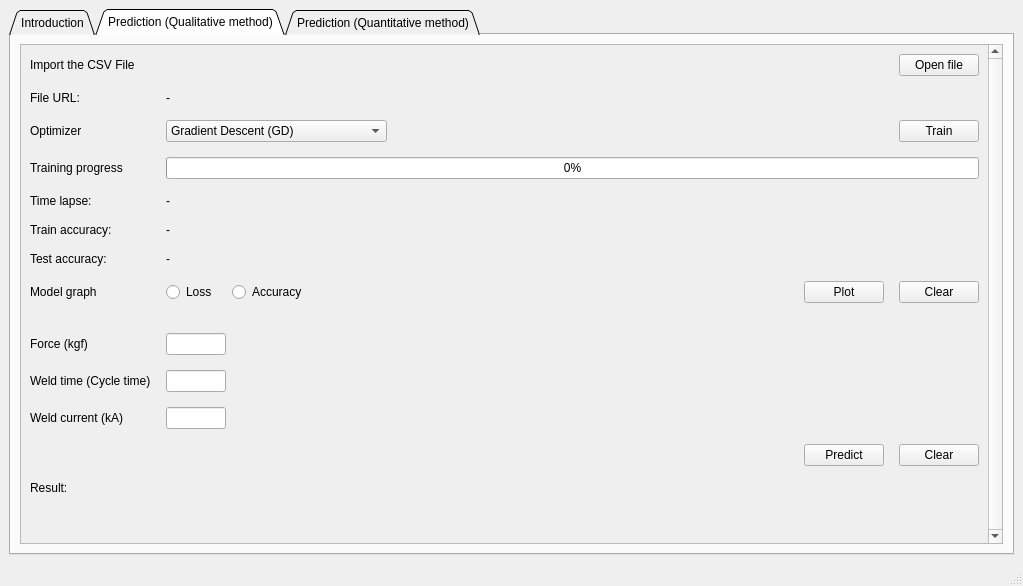
<?xml version="1.0" encoding="UTF-8"?>
<ui version="4.0">
 <class>MainWindow</class>
 <widget class="QMainWindow" name="MainWindow">
  <property name="geometry">
   <rect>
    <x>0</x>
    <y>0</y>
    <width>1023</width>
    <height>586</height>
   </rect>
  </property>
  <property name="windowTitle">
   <string>ANN For Resistance Spot Welding</string>
  </property>
  <widget class="QWidget" name="centralwidget">
   <layout class="QGridLayout" name="gridLayout">
    <item row="0" column="0">
     <widget class="QTabWidget" name="tabWidget">
      <property name="tabShape">
       <enum>QTabWidget::Triangular</enum>
      </property>
      <property name="currentIndex">
       <number>1</number>
      </property>
      <widget class="QWidget" name="tab">
       <attribute name="title">
        <string>Introduction</string>
       </attribute>
       <layout class="QVBoxLayout" name="verticalLayout">
        <item>
         <widget class="QLabel" name="label">
          <property name="text">
           <string/>
          </property>
          <property name="pixmap">
           <pixmap resource="../2tabs ANN for Resistance Spot Welding/rsc.qrc">:/newPrefix/cropped-SMRI-logo-6.jpeg</pixmap>
          </property>
          <property name="scaledContents">
           <bool>true</bool>
          </property>
          <property name="alignment">
           <set>Qt::AlignCenter</set>
          </property>
         </widget>
        </item>
        <item>
         <widget class="QLabel" name="label_2">
          <property name="text">
           <string>&lt;html&gt;&lt;head/&gt;&lt;body&gt;&lt;p align=&quot;center&quot;&gt;&lt;span style=&quot; font-family:'Times New Roman,serif'; font-size:18pt; font-weight:600;&quot;&gt;APPLICATION OF ARTIFICIAL NEURAL NETWORK(ANN) USING PYTHON LANGUAGE&lt;/span&gt;&lt;/p&gt;&lt;p align=&quot;center&quot;&gt;&lt;span style=&quot; font-family:'Times New Roman,serif'; font-size:18pt; font-weight:600;&quot;&gt;MANUFACTURING RESEARCH FIELD: RESISTANCE SPOT WELDING&lt;/span&gt;&lt;/p&gt;&lt;p align=&quot;center&quot;&gt;&lt;span style=&quot; font-family:'Times New Roman,serif'; font-size:18pt; font-weight:600;&quot;&gt;(QUALITATIVE &amp;amp; QUANTITATIVE METHOD) &lt;/span&gt;&lt;/p&gt;&lt;/body&gt;&lt;/html&gt;</string>
          </property>
          <property name="alignment">
           <set>Qt::AlignCenter</set>
          </property>
         </widget>
        </item>
        <item>
         <widget class="QLabel" name="label_3">
          <property name="text">
           <string>&lt;html&gt;&lt;head/&gt;&lt;body&gt;&lt;p align=&quot;center&quot;&gt;&lt;span style=&quot; font-family:'Times New Roman,serif'; font-size:18pt; font-weight:600;&quot;&gt;DEVELOPED BY:&lt;/span&gt;&lt;/p&gt;&lt;p align=&quot;center&quot;&gt;&lt;span style=&quot; font-family:'Times New Roman,serif'; font-size:18pt; font-weight:600;&quot;&gt;PROF. IR. TS. DR-ING. YUPITER HP MANURUNG&lt;/span&gt;&lt;/p&gt;&lt;p align=&quot;center&quot;&gt;&lt;span style=&quot; font-family:'Times New Roman,serif'; font-size:18pt; font-weight:600;&quot;&gt;TS. DR. SUHAILA ABD HALIM&lt;/span&gt;&lt;/p&gt;&lt;p align=&quot;center&quot;&gt;&lt;span style=&quot; font-family:'Times New Roman,serif'; font-size:18pt; font-weight:600;&quot;&gt;ALIF HAIKAL&lt;/span&gt;&lt;/p&gt;&lt;p align=&quot;center&quot;&gt;&lt;span style=&quot; font-family:'Times New Roman,serif'; font-size:18pt; font-weight:600;&quot;&gt;MOHAMAD ZAFRI&lt;/span&gt;&lt;/p&gt;&lt;/body&gt;&lt;/html&gt;</string>
          </property>
          <property name="alignment">
           <set>Qt::AlignCenter</set>
          </property>
         </widget>
        </item>
       </layout>
      </widget>
      <widget class="QWidget" name="Tab2">
       <attribute name="title">
        <string>Prediction (Qualitative method)</string>
       </attribute>
       <layout class="QGridLayout" name="gridLayout_2">
        <item row="0" column="0">
         <widget class="QScrollArea" name="scrollArea">
          <property name="verticalScrollBarPolicy">
           <enum>Qt::ScrollBarAlwaysOn</enum>
          </property>
          <property name="widgetResizable">
           <bool>true</bool>
          </property>
          <widget class="QWidget" name="scrollAreaWidgetContents">
           <property name="geometry">
            <rect>
             <x>0</x>
             <y>0</y>
             <width>962</width>
             <height>508</height>
            </rect>
           </property>
           <layout class="QGridLayout" name="gridLayout_3">
            <item row="0" column="0">
             <layout class="QFormLayout" name="formLayout">
              <property name="horizontalSpacing">
               <number>15</number>
              </property>
              <property name="verticalSpacing">
               <number>15</number>
              </property>
              <item row="0" column="0">
               <widget class="QLabel" name="label_4">
                <property name="text">
                 <string>Import the CSV File</string>
                </property>
               </widget>
              </item>
              <item row="0" column="1">
               <layout class="QHBoxLayout" name="horizontalLayout">
                <item>
                 <spacer name="horizontalSpacer">
                  <property name="orientation">
                   <enum>Qt::Horizontal</enum>
                  </property>
                  <property name="sizeHint" stdset="0">
                   <size>
                    <width>40</width>
                    <height>20</height>
                   </size>
                  </property>
                 </spacer>
                </item>
                <item>
                 <widget class="QPushButton" name="pushButton">
                  <property name="text">
                   <string>Open file</string>
                  </property>
                 </widget>
                </item>
               </layout>
              </item>
              <item row="1" column="0">
               <widget class="QLabel" name="label_5">
                <property name="text">
                 <string>File URL:</string>
                </property>
               </widget>
              </item>
              <item row="1" column="1">
               <widget class="QLabel" name="label_6">
                <property name="text">
                 <string>-</string>
                </property>
               </widget>
              </item>
              <item row="2" column="0">
               <widget class="QLabel" name="label_7">
                <property name="text">
                 <string>Optimizer</string>
                </property>
               </widget>
              </item>
              <item row="2" column="1">
               <layout class="QHBoxLayout" name="horizontalLayout_2">
                <item>
                 <widget class="QComboBox" name="comboBox">
                  <item>
                   <property name="text">
                    <string>Gradient Descent (GD)</string>
                   </property>
                  </item>
                  <item>
                   <property name="text">
                    <string>Stochastic Gradient Descent (SGD)</string>
                   </property>
                  </item>
                  <item>
                   <property name="text">
                    <string>Lavenberg Marquardt (LM)</string>
                   </property>
                  </item>
                 </widget>
                </item>
                <item>
                 <spacer name="horizontalSpacer_2">
                  <property name="orientation">
                   <enum>Qt::Horizontal</enum>
                  </property>
                  <property name="sizeHint" stdset="0">
                   <size>
                    <width>40</width>
                    <height>20</height>
                   </size>
                  </property>
                 </spacer>
                </item>
                <item>
                 <widget class="QPushButton" name="pushButton_2">
                  <property name="text">
                   <string>Train</string>
                  </property>
                 </widget>
                </item>
               </layout>
              </item>
              <item row="3" column="0">
               <widget class="QLabel" name="label_8">
                <property name="text">
                 <string>Training progress</string>
                </property>
               </widget>
              </item>
              <item row="3" column="1">
               <widget class="QProgressBar" name="progressBar">
                <property name="value">
                 <number>0</number>
                </property>
               </widget>
              </item>
              <item row="4" column="0">
               <widget class="QLabel" name="label_9">
                <property name="text">
                 <string>Time lapse:</string>
                </property>
               </widget>
              </item>
              <item row="4" column="1">
               <widget class="QLabel" name="label_14">
                <property name="text">
                 <string>-</string>
                </property>
               </widget>
              </item>
              <item row="5" column="0">
               <widget class="QLabel" name="label_10">
                <property name="text">
                 <string>Train accuracy:</string>
                </property>
               </widget>
              </item>
              <item row="5" column="1">
               <widget class="QLabel" name="label_15">
                <property name="text">
                 <string>-</string>
                </property>
               </widget>
              </item>
              <item row="6" column="0">
               <widget class="QLabel" name="label_11">
                <property name="text">
                 <string>Test accuracy:</string>
                </property>
               </widget>
              </item>
              <item row="6" column="1">
               <widget class="QLabel" name="label_16">
                <property name="text">
                 <string>-</string>
                </property>
               </widget>
              </item>
              <item row="7" column="0">
               <widget class="QLabel" name="label_13">
                <property name="text">
                 <string>Model graph</string>
                </property>
               </widget>
              </item>
              <item row="7" column="1">
               <layout class="QHBoxLayout" name="horizontalLayout_3">
                <item>
                 <widget class="QRadioButton" name="radioButton_2">
                  <property name="text">
                   <string>Loss</string>
                  </property>
                 </widget>
                </item>
                <item>
                 <widget class="QRadioButton" name="radioButton">
                  <property name="text">
                   <string>Accuracy</string>
                  </property>
                 </widget>
                </item>
                <item>
                 <spacer name="horizontalSpacer_3">
                  <property name="orientation">
                   <enum>Qt::Horizontal</enum>
                  </property>
                  <property name="sizeHint" stdset="0">
                   <size>
                    <width>40</width>
                    <height>20</height>
                   </size>
                  </property>
                 </spacer>
                </item>
                <item>
                 <widget class="QPushButton" name="pushButton_4">
                  <property name="text">
                   <string>Plot</string>
                  </property>
                 </widget>
                </item>
                <item>
                 <widget class="QPushButton" name="pushButton_3">
                  <property name="text">
                   <string>Clear</string>
                  </property>
                 </widget>
                </item>
               </layout>
              </item>
              <item row="8" column="1">
               <widget class="QWidget" name="widget" native="true"/>
              </item>
              <item row="9" column="0">
               <widget class="QLabel" name="label_17">
                <property name="text">
                 <string>Force (kgf)</string>
                </property>
               </widget>
              </item>
              <item row="9" column="1">
               <layout class="QHBoxLayout" name="horizontalLayout_4">
                <item>
                 <widget class="QLineEdit" name="lineEdit"/>
                </item>
                <item>
                 <spacer name="horizontalSpacer_4">
                  <property name="orientation">
                   <enum>Qt::Horizontal</enum>
                  </property>
                  <property name="sizeType">
                   <enum>QSizePolicy::Preferred</enum>
                  </property>
                  <property name="sizeHint" stdset="0">
                   <size>
                    <width>800</width>
                    <height>20</height>
                   </size>
                  </property>
                 </spacer>
                </item>
               </layout>
              </item>
              <item row="10" column="0">
               <widget class="QLabel" name="label_18">
                <property name="text">
                 <string>Weld time (Cycle time)</string>
                </property>
               </widget>
              </item>
              <item row="10" column="1">
               <layout class="QHBoxLayout" name="horizontalLayout_5">
                <item>
                 <widget class="QLineEdit" name="lineEdit_2"/>
                </item>
                <item>
                 <spacer name="horizontalSpacer_5">
                  <property name="orientation">
                   <enum>Qt::Horizontal</enum>
                  </property>
                  <property name="sizeType">
                   <enum>QSizePolicy::Preferred</enum>
                  </property>
                  <property name="sizeHint" stdset="0">
                   <size>
                    <width>800</width>
                    <height>20</height>
                   </size>
                  </property>
                 </spacer>
                </item>
               </layout>
              </item>
              <item row="11" column="0">
               <widget class="QLabel" name="label_19">
                <property name="text">
                 <string>Weld current (kA)</string>
                </property>
               </widget>
              </item>
              <item row="11" column="1">
               <layout class="QHBoxLayout" name="horizontalLayout_6">
                <item>
                 <widget class="QLineEdit" name="lineEdit_3"/>
                </item>
                <item>
                 <spacer name="horizontalSpacer_6">
                  <property name="orientation">
                   <enum>Qt::Horizontal</enum>
                  </property>
                  <property name="sizeType">
                   <enum>QSizePolicy::Preferred</enum>
                  </property>
                  <property name="sizeHint" stdset="0">
                   <size>
                    <width>800</width>
                    <height>20</height>
                   </size>
                  </property>
                 </spacer>
                </item>
               </layout>
              </item>
              <item row="12" column="1">
               <layout class="QHBoxLayout" name="horizontalLayout_7">
                <item>
                 <spacer name="horizontalSpacer_7">
                  <property name="orientation">
                   <enum>Qt::Horizontal</enum>
                  </property>
                  <property name="sizeHint" stdset="0">
                   <size>
                    <width>40</width>
                    <height>20</height>
                   </size>
                  </property>
                 </spacer>
                </item>
                <item>
                 <widget class="QPushButton" name="pushButton_6">
                  <property name="text">
                   <string>Predict</string>
                  </property>
                 </widget>
                </item>
                <item>
                 <widget class="QPushButton" name="pushButton_5">
                  <property name="text">
                   <string>Clear</string>
                  </property>
                 </widget>
                </item>
               </layout>
              </item>
              <item row="13" column="0">
               <widget class="QLabel" name="label_20">
                <property name="text">
                 <string>Result:</string>
                </property>
               </widget>
              </item>
             </layout>
            </item>
           </layout>
          </widget>
         </widget>
        </item>
       </layout>
      </widget>
      <widget class="QWidget" name="tab_2">
       <attribute name="title">
        <string>Prediction (Quantitative method)</string>
       </attribute>
       <layout class="QGridLayout" name="gridLayout_4">
        <item row="0" column="0">
         <widget class="QScrollArea" name="scrollArea_2">
          <property name="widgetResizable">
           <bool>true</bool>
          </property>
          <widget class="QWidget" name="scrollAreaWidgetContents_2">
           <property name="geometry">
            <rect>
             <x>0</x>
             <y>0</y>
             <width>979</width>
             <height>508</height>
            </rect>
           </property>
           <layout class="QGridLayout" name="gridLayout_5">
            <item row="0" column="0">
             <layout class="QFormLayout" name="formLayout_2">
              <property name="horizontalSpacing">
               <number>15</number>
              </property>
              <property name="verticalSpacing">
               <number>15</number>
              </property>
              <item row="0" column="0">
               <widget class="QLabel" name="label_12">
                <property name="text">
                 <string>Import the CSV File</string>
                </property>
               </widget>
              </item>
              <item row="1" column="0">
               <widget class="QLabel" name="label_21">
                <property name="text">
                 <string>File URL:</string>
                </property>
               </widget>
              </item>
              <item row="2" column="0">
               <widget class="QLabel" name="label_22">
                <property name="text">
                 <string>Optimizer</string>
                </property>
               </widget>
              </item>
              <item row="3" column="0">
               <widget class="QLabel" name="label_23">
                <property name="text">
                 <string>Training progress</string>
                </property>
               </widget>
              </item>
              <item row="4" column="0">
               <widget class="QLabel" name="label_24">
                <property name="text">
                 <string>Time lapse:</string>
                </property>
               </widget>
              </item>
              <item row="5" column="0">
               <widget class="QLabel" name="label_25">
                <property name="text">
                 <string>Loss:</string>
                </property>
               </widget>
              </item>
              <item row="6" column="0">
               <widget class="QLabel" name="label_26">
                <property name="text">
                 <string>Validation loss:</string>
                </property>
               </widget>
              </item>
              <item row="7" column="0">
               <widget class="QLabel" name="label_27">
                <property name="text">
                 <string>Model graph</string>
                </property>
               </widget>
              </item>
              <item row="9" column="0">
               <widget class="QLabel" name="label_28">
                <property name="text">
                 <string>Force (kgf)</string>
                </property>
               </widget>
              </item>
              <item row="10" column="0">
               <widget class="QLabel" name="label_29">
                <property name="text">
                 <string>Weld time (Cycle time)</string>
                </property>
               </widget>
              </item>
              <item row="11" column="0">
               <widget class="QLabel" name="label_30">
                <property name="text">
                 <string>Weld current (kA)</string>
                </property>
               </widget>
              </item>
              <item row="13" column="0">
               <widget class="QLabel" name="label_31">
                <property name="text">
                 <string>Tensile load:</string>
                </property>
               </widget>
              </item>
              <item row="0" column="1">
               <layout class="QHBoxLayout" name="horizontalLayout_8">
                <item>
                 <spacer name="horizontalSpacer_8">
                  <property name="orientation">
                   <enum>Qt::Horizontal</enum>
                  </property>
                  <property name="sizeHint" stdset="0">
                   <size>
                    <width>40</width>
                    <height>20</height>
                   </size>
                  </property>
                 </spacer>
                </item>
                <item>
                 <widget class="QPushButton" name="pushButton_7">
                  <property name="text">
                   <string>Open file</string>
                  </property>
                 </widget>
                </item>
               </layout>
              </item>
              <item row="1" column="1">
               <widget class="QLabel" name="label_32">
                <property name="text">
                 <string>-</string>
                </property>
               </widget>
              </item>
              <item row="4" column="1">
               <widget class="QLabel" name="label_33">
                <property name="text">
                 <string>-</string>
                </property>
               </widget>
              </item>
              <item row="5" column="1">
               <widget class="QLabel" name="label_34">
                <property name="text">
                 <string>-</string>
                </property>
               </widget>
              </item>
              <item row="6" column="1">
               <widget class="QLabel" name="label_35">
                <property name="text">
                 <string>-</string>
                </property>
               </widget>
              </item>
              <item row="2" column="1">
               <layout class="QHBoxLayout" name="horizontalLayout_9">
                <item>
                 <widget class="QComboBox" name="comboBox_2">
                  <item>
                   <property name="text">
                    <string>Gradient Descent (GD)</string>
                   </property>
                  </item>
                  <item>
                   <property name="text">
                    <string>Stochastic Gradient Descent (SGD)</string>
                   </property>
                  </item>
                  <item>
                   <property name="text">
                    <string>Lavenberg Marquardt (LM)</string>
                   </property>
                  </item>
                 </widget>
                </item>
                <item>
                 <spacer name="horizontalSpacer_9">
                  <property name="orientation">
                   <enum>Qt::Horizontal</enum>
                  </property>
                  <property name="sizeHint" stdset="0">
                   <size>
                    <width>40</width>
                    <height>20</height>
                   </size>
                  </property>
                 </spacer>
                </item>
                <item>
                 <widget class="QPushButton" name="pushButton_8">
                  <property name="text">
                   <string>Train</string>
                  </property>
                 </widget>
                </item>
               </layout>
              </item>
              <item row="3" column="1">
               <widget class="QProgressBar" name="progressBar_2">
                <property name="value">
                 <number>0</number>
                </property>
               </widget>
              </item>
              <item row="7" column="1">
               <layout class="QHBoxLayout" name="horizontalLayout_10">
                <item>
                 <spacer name="horizontalSpacer_10">
                  <property name="orientation">
                   <enum>Qt::Horizontal</enum>
                  </property>
                  <property name="sizeHint" stdset="0">
                   <size>
                    <width>40</width>
                    <height>20</height>
                   </size>
                  </property>
                 </spacer>
                </item>
                <item>
                 <widget class="QPushButton" name="pushButton_9">
                  <property name="text">
                   <string>Plot</string>
                  </property>
                 </widget>
                </item>
                <item>
                 <widget class="QPushButton" name="pushButton_10">
                  <property name="text">
                   <string>Clear</string>
                  </property>
                 </widget>
                </item>
               </layout>
              </item>
              <item row="9" column="1">
               <layout class="QHBoxLayout" name="horizontalLayout_11">
                <item>
                 <widget class="QLineEdit" name="lineEdit_6"/>
                </item>
                <item>
                 <spacer name="horizontalSpacer_11">
                  <property name="orientation">
                   <enum>Qt::Horizontal</enum>
                  </property>
                  <property name="sizeType">
                   <enum>QSizePolicy::Preferred</enum>
                  </property>
                  <property name="sizeHint" stdset="0">
                   <size>
                    <width>800</width>
                    <height>20</height>
                   </size>
                  </property>
                 </spacer>
                </item>
               </layout>
              </item>
              <item row="10" column="1">
               <layout class="QHBoxLayout" name="horizontalLayout_12">
                <item>
                 <widget class="QLineEdit" name="lineEdit_4"/>
                </item>
                <item>
                 <spacer name="horizontalSpacer_12">
                  <property name="orientation">
                   <enum>Qt::Horizontal</enum>
                  </property>
                  <property name="sizeType">
                   <enum>QSizePolicy::Preferred</enum>
                  </property>
                  <property name="sizeHint" stdset="0">
                   <size>
                    <width>800</width>
                    <height>20</height>
                   </size>
                  </property>
                 </spacer>
                </item>
               </layout>
              </item>
              <item row="11" column="1">
               <layout class="QHBoxLayout" name="horizontalLayout_13">
                <item>
                 <widget class="QLineEdit" name="lineEdit_5"/>
                </item>
                <item>
                 <spacer name="horizontalSpacer_13">
                  <property name="orientation">
                   <enum>Qt::Horizontal</enum>
                  </property>
                  <property name="sizeType">
                   <enum>QSizePolicy::Preferred</enum>
                  </property>
                  <property name="sizeHint" stdset="0">
                   <size>
                    <width>800</width>
                    <height>20</height>
                   </size>
                  </property>
                 </spacer>
                </item>
               </layout>
              </item>
              <item row="8" column="1">
               <widget class="QWidget" name="widget_2" native="true"/>
              </item>
              <item row="12" column="1">
               <layout class="QHBoxLayout" name="horizontalLayout_15">
                <item>
                 <spacer name="horizontalSpacer_14">
                  <property name="orientation">
                   <enum>Qt::Horizontal</enum>
                  </property>
                  <property name="sizeHint" stdset="0">
                   <size>
                    <width>40</width>
                    <height>20</height>
                   </size>
                  </property>
                 </spacer>
                </item>
                <item>
                 <widget class="QPushButton" name="pushButton_11">
                  <property name="text">
                   <string>Predict</string>
                  </property>
                 </widget>
                </item>
                <item>
                 <widget class="QPushButton" name="pushButton_12">
                  <property name="text">
                   <string>Clear</string>
                  </property>
                 </widget>
                </item>
               </layout>
              </item>
             </layout>
            </item>
           </layout>
          </widget>
         </widget>
        </item>
       </layout>
      </widget>
     </widget>
    </item>
   </layout>
  </widget>
  <widget class="QStatusBar" name="statusbar"/>
 </widget>
 <resources>
  <include location="../2tabs ANN for Resistance Spot Welding/rsc.qrc"/>
 </resources>
 <connections>
  <connection>
   <sender>pushButton_5</sender>
   <signal>clicked()</signal>
   <receiver>lineEdit</receiver>
   <slot>clear()</slot>
   <hints>
    <hint type="sourcelabel">
     <x>971</x>
     <y>461</y>
    </hint>
    <hint type="destinationlabel">
     <x>199</x>
     <y>348</y>
    </hint>
   </hints>
  </connection>
  <connection>
   <sender>pushButton_5</sender>
   <signal>clicked()</signal>
   <receiver>lineEdit_2</receiver>
   <slot>clear()</slot>
   <hints>
    <hint type="sourcelabel">
     <x>971</x>
     <y>461</y>
    </hint>
    <hint type="destinationlabel">
     <x>199</x>
     <y>385</y>
    </hint>
   </hints>
  </connection>
  <connection>
   <sender>pushButton_5</sender>
   <signal>clicked()</signal>
   <receiver>lineEdit_3</receiver>
   <slot>clear()</slot>
   <hints>
    <hint type="sourcelabel">
     <x>971</x>
     <y>461</y>
    </hint>
    <hint type="destinationlabel">
     <x>199</x>
     <y>422</y>
    </hint>
   </hints>
  </connection>
  <connection>
   <sender>pushButton_12</sender>
   <signal>clicked()</signal>
   <receiver>lineEdit_6</receiver>
   <slot>clear()</slot>
   <hints>
    <hint type="sourcelabel">
     <x>951</x>
     <y>461</y>
    </hint>
    <hint type="destinationlabel">
     <x>96</x>
     <y>64</y>
    </hint>
   </hints>
  </connection>
  <connection>
   <sender>pushButton_12</sender>
   <signal>clicked()</signal>
   <receiver>lineEdit_4</receiver>
   <slot>clear()</slot>
   <hints>
    <hint type="sourcelabel">
     <x>951</x>
     <y>461</y>
    </hint>
    <hint type="destinationlabel">
     <x>194</x>
     <y>385</y>
    </hint>
   </hints>
  </connection>
  <connection>
   <sender>pushButton_12</sender>
   <signal>clicked()</signal>
   <receiver>lineEdit_5</receiver>
   <slot>clear()</slot>
   <hints>
    <hint type="sourcelabel">
     <x>951</x>
     <y>461</y>
    </hint>
    <hint type="destinationlabel">
     <x>194</x>
     <y>422</y>
    </hint>
   </hints>
  </connection>
 </connections>
</ui>
